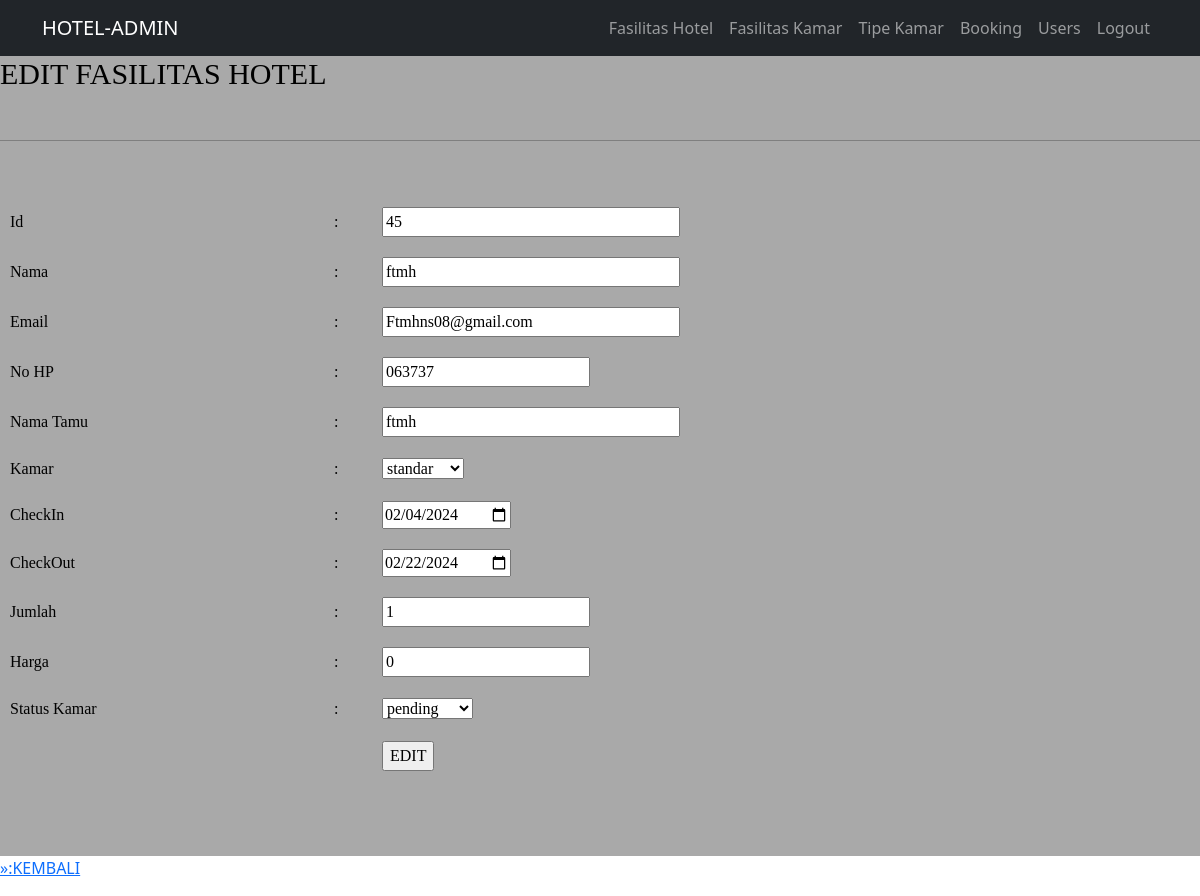
Screenshot of /admin/pemesanan/bookingEdit.php?id_pesanan=45 (signed in) with the database file from the repository.
### tables this page shows
CREATE TABLE `pemesanan` (
  `id_pesanan` int(11) NOT NULL,
  `nama_pemesan` varchar(50) NOT NULL,
  `email` varchar(35) NOT NULL,
  `no_hp` varchar(35) NOT NULL,
  `nama_tamu` varchar(50) NOT NULL,
  `kamar` varchar(100) NOT NULL,
  `tgl_cekin` date NOT NULL,
  `tgl_cekout` date NOT NULL,
  `jml_kamar` int(11) NOT NULL,
  `harga` int(11) NOT NULL,
  `status_kamar` varchar(255) NOT NULL
);

### admin/pemesanan/bookingEdit.php (the view, shortened to what this page needs)
<?php
    include "../../koneksi/koneksi.php";
    require_once('../../navbar/navbar_admin.php');
    $getBooking = $_GET["id_pesanan"];
    $editBooking = "SELECT * FROM pemesanan WHERE id_pesanan = '$getBooking'";
    $resultBooking = mysqli_query($koneksi ,$editBooking);
    $dataBooking = mysqli_fetch_array($resultBooking);
?>
<div class="tambah">
<h3>EDIT FASILITAS HOTEL</h3>
<br><hr><br>
<p>
<?php
        if(!isset($_POST['submit'])){
    ?>
    <form action="" method="post" enctype="multipart/form-data">
        <table width="100%" border=0>
        <tr>
                    <td width="27%">Id</td>
                    <td width="4%">:</td>
                    <td width="69%"><input type="text" name="id_pesanan" size="30" value="<?php echo $dataBooking[0]?>" readonly="readonly"></td>
                </tr>
                <tr>
                    <td>Nama</td>
                    <td>:</td>
                    <td><input type="text" name="nama_pemesan" size="30" value="<?php echo $dataBooking[1]?>" required></td>
                </tr>
                <tr>
                    <td>Email</td>
                    <td>:</td>
                    <td><input type="email" name="email" size="30" value="<?php echo $dataBooking[2]?>" required></td>
                </tr>
                <tr>
                    <td>No HP</td>
                    <td>:</td>
                    <td><input type="number" name="no_hp" size="30" value="<?php echo $dataBooking[3]?>" required></td>
                </tr>
                <tr>
                    <td>Nama Tamu</td>
                    <td>:</td>
                    <td><input type="text" name="nama_tamu" size="30" value="<?php echo $dataBooking[4]?>"required></td>
                </tr>
                <tr>
                    <td height="50">Kamar</td>
                            <td>:</td>
                            <td>
                                <label>
                                    <select name="kamar" required>
                                        <option value="<?php echo $dataBooking[5]?>"><?php echo $dataBooking[5]?></option>
                                    </select>
                                </label>
                                <br />
                    </td>
                </tr>
                <tr>
                    <td>CheckIn</td>
                    <td>:</td>
                    <td><input type="date" name="tgl_cekin" size="30" value="<?php echo $dataBooking[6]?>" required></td>
                </tr>
                <tr>
                    <td>CheckOut</td>
                    <td>:</td>
                    <td><input type="date" name="tgl_cekout" size="30" value="<?php echo $dataBooking[7]?>" required></td>
                </tr>
                <tr>
                    <td>Jumlah</td>
                    <td>:</td>
                    <td><input type="number" name="jml_kamar" size="30" value="<?php echo $dataBooking[8]?>" required></td>
                </tr>
                <tr>
                    <td>Harga</td>
                    <td>:</td>
                    <td><input type="number" name="harga" size="30" value="<?php echo $dataBooking[9]?>" required></td>
                </tr>
                <tr>
                    <td height="50">Status Kamar</td>
                    <td>:</td>
                    <td>
                        <label>
                            <select name="status_kamar" required>
                                <option value="<?php echo"$dataBooking[10]"?>"><?php echo"$dataBooking[10]"?></option>
                            </select>
                        </label> <br />
                    </td>
                </tr>
                <tr>
                    <td>&nbsp;</td>
                    <td>&nbsp;</td>
                    <td><input type="submit" name="submit" id="submit" value="EDIT"></td>
                </tr>
        </table>
        </div>
    <?php
        }
    ?>
    <a href="bookingView.php">&raquo:KEMBALI</a>

### admin/pemesanan/bookingEdit.php (style rules this page uses)
td { color: black; padding: 10px; height: 10px; font-family: 'Times New Roman', Times, serif; }
.tambah h3 { font-family: 'Times New Roman', Times, serif; color: black; font-size: 30px; }
.tambah { background-color: #A9A9A9; height: 800px; color: black; }

### rows the page displays
pemesanan: id_pesanan "45", nama_pemesan "ftmh", email "Ftmhns08@gmail.com", no_hp "063737", nama_tamu "ftmh", kamar "standar", tgl_cekin "02/04/2024", tgl_cekout "02/22/2024", jml_kamar "1", harga "0", status_kamar "pending"
